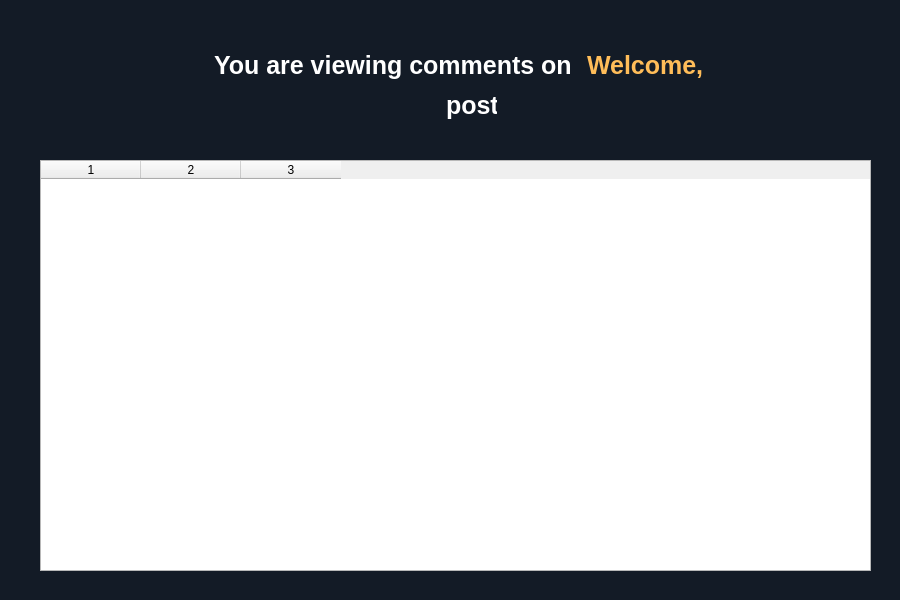
<?xml version="1.0" encoding="UTF-8"?>
<ui version="4.0">
 <class>ViewComments</class>
 <widget class="QDialog" name="ViewComments">
  <property name="geometry">
   <rect>
    <x>0</x>
    <y>0</y>
    <width>900</width>
    <height>600</height>
   </rect>
  </property>
  <property name="windowTitle">
   <string>Dialog</string>
  </property>
  <property name="styleSheet">
   <string notr="true">QDialog{
	background-color:#131B26;
}</string>
  </property>
  <widget class="QTableWidget" name="commentors">
   <property name="geometry">
    <rect>
     <x>40</x>
     <y>160</y>
     <width>831</width>
     <height>411</height>
    </rect>
   </property>
   <property name="styleSheet">
    <string notr="true">QTableWidget {
  color: #222; /* Dark, rich black */
  font-family: &quot;Loto&quot;, sans-serif; /* Ensure fallback font */
  padding: 10px;
  background-color: #f5f5f5; /* Light gray background */
  border: 1px solid #ddd; /* Subtle light gray border */
  border-radius: 5px; /* Gentle rounded corners */

  /* Optional: Add hover effect for a touch of interactivity */
  QTableWidget::item:hover {
    background-color: #eee; /* Slightly lighter gray on hover */
  }

  /* Optional: Add a subtle shadow for depth (adjust as needed) */
  QTableWidget {
    box-shadow: 0 1px 3px rgba(0, 0, 0, 0.1);
  }
}

/* Optional: Style the list items (text) for better readability */
QTableWidget::item {
  color: inherit; /* Inherit the dark black color from the parent */
}
</string>
   </property>
   <column/>
   <column/>
   <column/>
  </widget>
  <widget class="QLabel" name="labelpara1">
   <property name="geometry">
    <rect>
     <x>214</x>
     <y>40</y>
     <width>371</width>
     <height>51</height>
    </rect>
   </property>
   <property name="styleSheet">
    <string notr="true">QLabel#labelpara1{
	color: #fff;
	font-size: 25px;
	font-weight: 600;
	font-family: 'Lato';
	
}</string>
   </property>
   <property name="text">
    <string>You are viewing comments on</string>
   </property>
  </widget>
  <widget class="QLabel" name="toEdit">
   <property name="geometry">
    <rect>
     <x>587</x>
     <y>20</y>
     <width>301</width>
     <height>91</height>
    </rect>
   </property>
   <property name="styleSheet">
    <string notr="true">QLabel#toEdit{
	color: #FFBD59;
	font-size: 25px;
	font-weight: 800;
	font-family: 'Lato';
	text-align:center;
}</string>
   </property>
   <property name="text">
    <string>Welcome,</string>
   </property>
  </widget>
  <widget class="QLabel" name="labelpara1_2">
   <property name="geometry">
    <rect>
     <x>446</x>
     <y>80</y>
     <width>51</width>
     <height>51</height>
    </rect>
   </property>
   <property name="styleSheet">
    <string notr="true">QLabel#labelpara1_2{
	color: #fff;
	font-size: 25px;
	font-weight: 600;
	font-family: 'Lato';
	
}</string>
   </property>
   <property name="text">
    <string>post</string>
   </property>
  </widget>
 </widget>
 <resources/>
 <connections/>
</ui>
